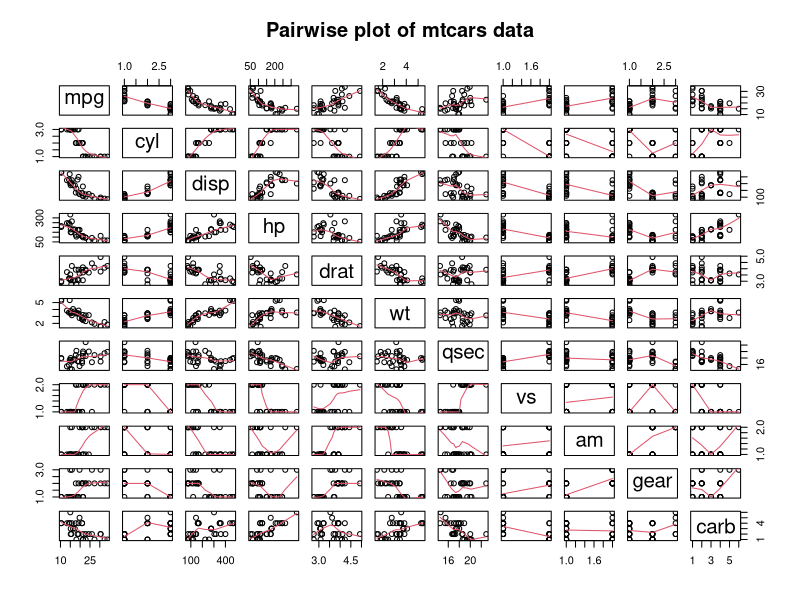
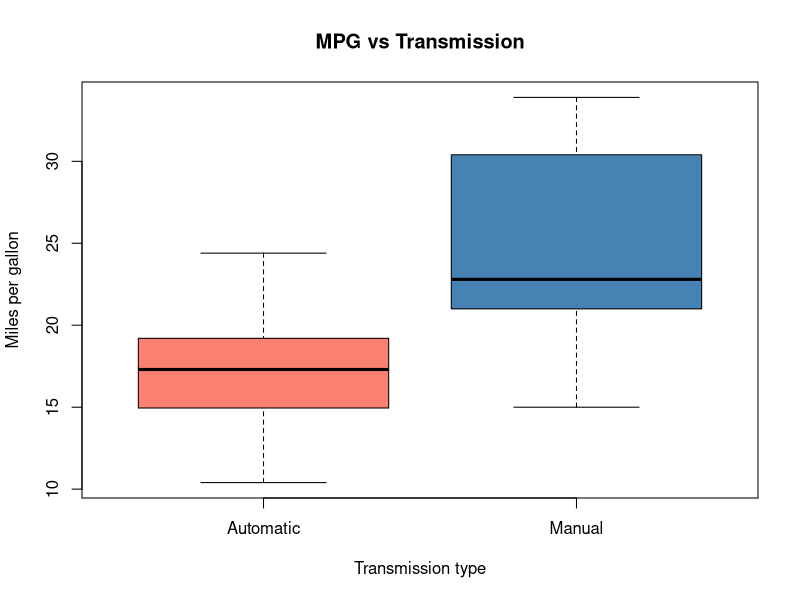
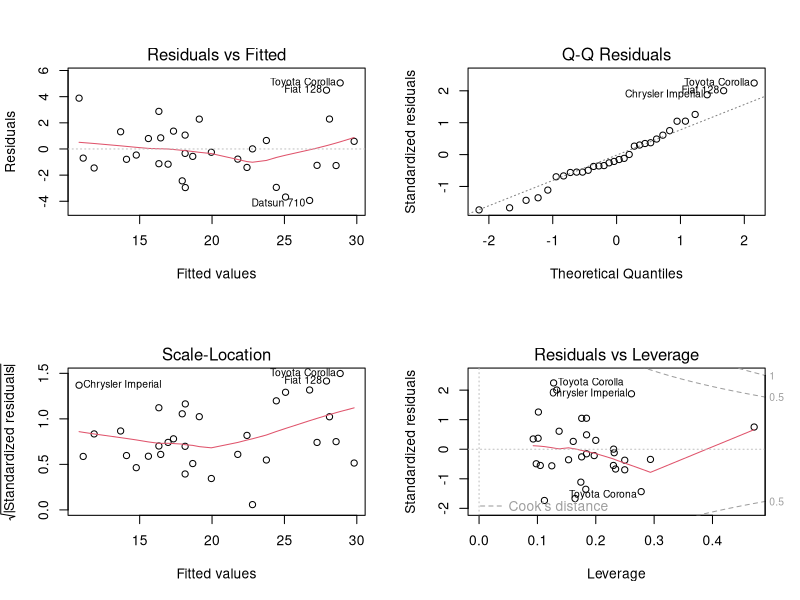

Reproduce these figures in R, in order.
data(mtcars)

head(mtcars)

# convert qualitative data to factors
mtcars$cyl <- factor(mtcars$cyl)
mtcars$vs <- factor(mtcars$vs)
mtcars$am <- factor(mtcars$am, labels = c("Automatic", "Manual"))
mtcars$gear <- factor(mtcars$gear)
mtcars$carb <- factor(mtcars$carb)

# "Is an automatic or manual transmission better for MPG"
# am   Transmission (0 = automatic, 1 = manual

# plot pairwise graph of mt cars
p1 = pairs(mtcars, panel = panel.smooth, main = "Pairwise plot of mtcars data")

# check the correlation of variances between every value
cov2cor(cov(sapply(mtcars, as.numeric)))

boxplot(mpg ~ am, data = mtcars,
        xlab = "Transmission type", ylab = "Miles per gallon",
        main = "MPG vs Transmission", col = c("salmon", "steelblue"), 
        names = c("Automatic", "Manual"))

# abline(fit1, lwd = 2, lt = "dashed")

# model using all data as predictors
everything_model = lm(mpg ~ ., data = mtcars)
summary(everything_model)


# step wise selection process
new_model <- step(lm(mpg ~ ., data = mtcars), trace = 0)
summary(new_model)$coef

# summary(selection_model)$r.squared

# compare basic model to selection model
basic_model <- lm(mpg ~ am, data = mtcars)
compare <- anova(basic_model, new_model)
compare$Pr

par(mfrow=c(2, 2))
plot(new_model)